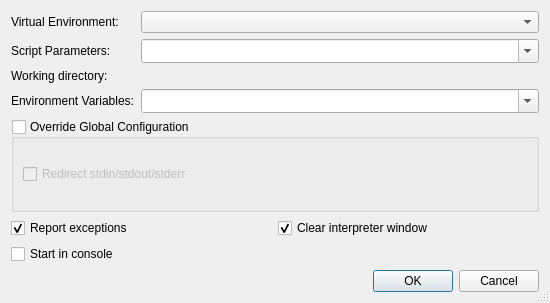
<?xml version="1.0" encoding="UTF-8"?>
<ui version="4.0">
 <class>StartRunDialog</class>
 <widget class="QDialog" name="StartRunDialog">
  <property name="geometry">
   <rect>
    <x>0</x>
    <y>0</y>
    <width>550</width>
    <height>303</height>
   </rect>
  </property>
  <property name="windowTitle">
   <string>Start running</string>
  </property>
  <property name="sizeGripEnabled">
   <bool>true</bool>
  </property>
  <layout class="QVBoxLayout" name="verticalLayout_2">
   <item>
    <layout class="QGridLayout" name="gridLayout_2">
     <item row="0" column="0">
      <widget class="QLabel" name="label">
       <property name="text">
        <string>Virtual Environment:</string>
       </property>
       <property name="buddy">
        <cstring>venvComboBox</cstring>
       </property>
      </widget>
     </item>
     <item row="0" column="1">
      <widget class="QComboBox" name="venvComboBox">
       <property name="sizePolicy">
        <sizepolicy hsizetype="Expanding" vsizetype="Fixed">
         <horstretch>0</horstretch>
         <verstretch>0</verstretch>
        </sizepolicy>
       </property>
       <property name="toolTip">
        <string>Select the virtual environment to be used</string>
       </property>
       <property name="whatsThis">
        <string>&lt;b&gt;Virtual Environment&lt;/b&gt;
&lt;p&gt;Enter the virtual environment to be used. Leave it empty to use the default environment, i.e. the one configured globally or per project.&lt;/p&gt;</string>
       </property>
      </widget>
     </item>
     <item row="1" column="0">
      <widget class="QLabel" name="TextLabel1">
       <property name="text">
        <string>Script Parameters:</string>
       </property>
       <property name="buddy">
        <cstring>cmdlineCombo</cstring>
       </property>
      </widget>
     </item>
     <item row="1" column="1">
      <widget class="QComboBox" name="cmdlineCombo">
       <property name="sizePolicy">
        <sizepolicy hsizetype="Expanding" vsizetype="Fixed">
         <horstretch>0</horstretch>
         <verstretch>0</verstretch>
        </sizepolicy>
       </property>
       <property name="toolTip">
        <string>Enter the commandline parameters</string>
       </property>
       <property name="whatsThis">
        <string>&lt;b&gt;Commandline&lt;/b&gt;
&lt;p&gt;Enter the commandline parameters in this field.&lt;/p&gt;</string>
       </property>
       <property name="editable">
        <bool>true</bool>
       </property>
       <property name="insertPolicy">
        <enum>QComboBox::InsertAtTop</enum>
       </property>
       <property name="sizeAdjustPolicy">
        <enum>QComboBox::AdjustToMinimumContentsLengthWithIcon</enum>
       </property>
       <property name="duplicatesEnabled">
        <bool>false</bool>
       </property>
      </widget>
     </item>
     <item row="2" column="0">
      <widget class="QLabel" name="TextLabel2">
       <property name="text">
        <string>Working directory:</string>
       </property>
       <property name="buddy">
        <cstring>workdirPicker</cstring>
       </property>
      </widget>
     </item>
     <item row="2" column="1">
      <widget class="E5ComboPathPicker" name="workdirPicker" native="true">
       <property name="sizePolicy">
        <sizepolicy hsizetype="Expanding" vsizetype="Preferred">
         <horstretch>0</horstretch>
         <verstretch>0</verstretch>
        </sizepolicy>
       </property>
       <property name="focusPolicy">
        <enum>Qt::WheelFocus</enum>
       </property>
       <property name="toolTip">
        <string>Enter the working directory</string>
       </property>
       <property name="whatsThis">
        <string>&lt;b&gt;Working directory&lt;/b&gt;
&lt;p&gt;Enter the working directory of the application to be debugged. Leave it empty to set the working directory to the executable directory.&lt;/p&gt;</string>
       </property>
      </widget>
     </item>
     <item row="3" column="0">
      <widget class="QLabel" name="textLabel1">
       <property name="text">
        <string>Environment Variables:</string>
       </property>
       <property name="buddy">
        <cstring>environmentCombo</cstring>
       </property>
      </widget>
     </item>
     <item row="3" column="1">
      <widget class="QComboBox" name="environmentCombo">
       <property name="sizePolicy">
        <sizepolicy hsizetype="Expanding" vsizetype="Fixed">
         <horstretch>0</horstretch>
         <verstretch>0</verstretch>
        </sizepolicy>
       </property>
       <property name="toolTip">
        <string>Enter the environment variables to be set.</string>
       </property>
       <property name="whatsThis">
        <string>&lt;b&gt;Environment Variables&lt;/b&gt;
&lt;p&gt;Enter the environment variables to be set for the program. The individual settings must be separated by whitespace and be given in the form 'var=value'. In order to add to an environment variable, enter it in the form 'var+=value'. To delete an environment variable, append a '-' to the variable name.&lt;/p&gt;
&lt;p&gt;Example: var1=1 var2=&quot;hello world&quot; var3+=&quot;:/tmp&quot; var4-&lt;/p&gt;</string>
       </property>
       <property name="editable">
        <bool>true</bool>
       </property>
       <property name="insertPolicy">
        <enum>QComboBox::InsertAtTop</enum>
       </property>
       <property name="sizeAdjustPolicy">
        <enum>QComboBox::AdjustToMinimumContentsLengthWithIcon</enum>
       </property>
       <property name="duplicatesEnabled">
        <bool>false</bool>
       </property>
      </widget>
     </item>
    </layout>
   </item>
   <item>
    <widget class="QGroupBox" name="globalOverrideGroup">
     <property name="title">
      <string>Override Global Configuration</string>
     </property>
     <property name="checkable">
      <bool>true</bool>
     </property>
     <property name="checked">
      <bool>false</bool>
     </property>
     <layout class="QVBoxLayout" name="verticalLayout">
      <item>
       <widget class="QCheckBox" name="redirectCheckBox">
        <property name="toolTip">
         <string>Select, to redirect stdin, stdout and stderr of the program being debugged to the eric IDE</string>
        </property>
        <property name="text">
         <string>Redirect stdin/stdout/stderr</string>
        </property>
       </widget>
      </item>
     </layout>
    </widget>
   </item>
   <item>
    <layout class="QGridLayout" name="gridLayout">
     <item row="0" column="0">
      <widget class="QCheckBox" name="exceptionCheckBox">
       <property name="toolTip">
        <string>Uncheck to disable exception reporting</string>
       </property>
       <property name="whatsThis">
        <string>&lt;b&gt;Report exceptions&lt;/b&gt;
&lt;p&gt;Uncheck this in order to disable exception reporting.&lt;/p&gt;</string>
       </property>
       <property name="text">
        <string>Report exceptions</string>
       </property>
       <property name="shortcut">
        <string>Alt+E</string>
       </property>
       <property name="checked">
        <bool>true</bool>
       </property>
      </widget>
     </item>
     <item row="0" column="1">
      <widget class="QCheckBox" name="clearShellCheckBox">
       <property name="toolTip">
        <string>Select to clear the display of the interpreter window</string>
       </property>
       <property name="whatsThis">
        <string>&lt;b&gt;Clear interpreter window&lt;/b&gt;&lt;p&gt;This clears the display of the interpreter window before starting the debug client.&lt;/p&gt;</string>
       </property>
       <property name="text">
        <string>Clear interpreter window</string>
       </property>
       <property name="checked">
        <bool>true</bool>
       </property>
      </widget>
     </item>
     <item row="1" column="0">
      <widget class="QCheckBox" name="consoleCheckBox">
       <property name="toolTip">
        <string>Select to start the debugger in a console window</string>
       </property>
       <property name="whatsThis">
        <string>&lt;b&gt;Start in console&lt;/b&gt;
&lt;p&gt;Select to start the debugger in a console window. The console command has to be configured on the Debugger-&amp;gt;General page&lt;/p&gt;</string>
       </property>
       <property name="text">
        <string>Start in console</string>
       </property>
      </widget>
     </item>
    </layout>
   </item>
   <item>
    <widget class="QDialogButtonBox" name="buttonBox">
     <property name="orientation">
      <enum>Qt::Horizontal</enum>
     </property>
     <property name="standardButtons">
      <set>QDialogButtonBox::Cancel|QDialogButtonBox::Ok</set>
     </property>
    </widget>
   </item>
  </layout>
 </widget>
 <pixmapfunction>qPixmapFromMimeSource</pixmapfunction>
 <customwidgets>
  <customwidget>
   <class>E5ComboPathPicker</class>
   <extends>QWidget</extends>
   <header>E5Gui/E5PathPicker.h</header>
   <container>1</container>
  </customwidget>
 </customwidgets>
 <tabstops>
  <tabstop>venvComboBox</tabstop>
  <tabstop>cmdlineCombo</tabstop>
  <tabstop>workdirPicker</tabstop>
  <tabstop>environmentCombo</tabstop>
  <tabstop>globalOverrideGroup</tabstop>
  <tabstop>redirectCheckBox</tabstop>
  <tabstop>exceptionCheckBox</tabstop>
  <tabstop>clearShellCheckBox</tabstop>
  <tabstop>consoleCheckBox</tabstop>
 </tabstops>
 <resources/>
 <connections>
  <connection>
   <sender>buttonBox</sender>
   <signal>accepted()</signal>
   <receiver>StartRunDialog</receiver>
   <slot>accept()</slot>
   <hints>
    <hint type="sourcelabel">
     <x>44</x>
     <y>293</y>
    </hint>
    <hint type="destinationlabel">
     <x>34</x>
     <y>150</y>
    </hint>
   </hints>
  </connection>
  <connection>
   <sender>buttonBox</sender>
   <signal>rejected()</signal>
   <receiver>StartRunDialog</receiver>
   <slot>reject()</slot>
   <hints>
    <hint type="sourcelabel">
     <x>163</x>
     <y>293</y>
    </hint>
    <hint type="destinationlabel">
     <x>150</x>
     <y>148</y>
    </hint>
   </hints>
  </connection>
 </connections>
</ui>
